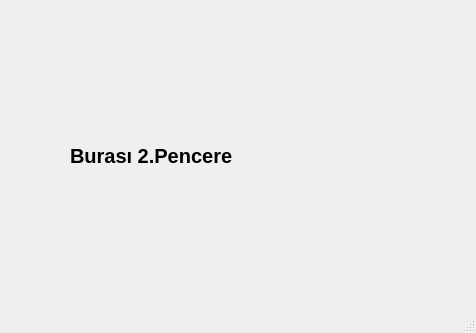
<?xml version="1.0" encoding="UTF-8"?>
<ui version="4.0">
 <class>MainWindow</class>
 <widget class="QMainWindow" name="MainWindow">
  <property name="geometry">
   <rect>
    <x>0</x>
    <y>0</y>
    <width>476</width>
    <height>333</height>
   </rect>
  </property>
  <property name="windowTitle">
   <string>MainWindow</string>
  </property>
  <widget class="QWidget" name="centralwidget">
   <widget class="QLabel" name="label">
    <property name="geometry">
     <rect>
      <x>70</x>
      <y>100</y>
      <width>291</width>
      <height>111</height>
     </rect>
    </property>
    <property name="font">
     <font>
      <pointsize>15</pointsize>
      <weight>75</weight>
      <bold>true</bold>
     </font>
    </property>
    <property name="text">
     <string>Burası 2.Pencere</string>
    </property>
   </widget>
  </widget>
  <widget class="QMenuBar" name="menubar">
   <property name="geometry">
    <rect>
     <x>0</x>
     <y>0</y>
     <width>476</width>
     <height>21</height>
    </rect>
   </property>
  </widget>
  <widget class="QStatusBar" name="statusbar"/>
 </widget>
 <resources/>
 <connections/>
</ui>
